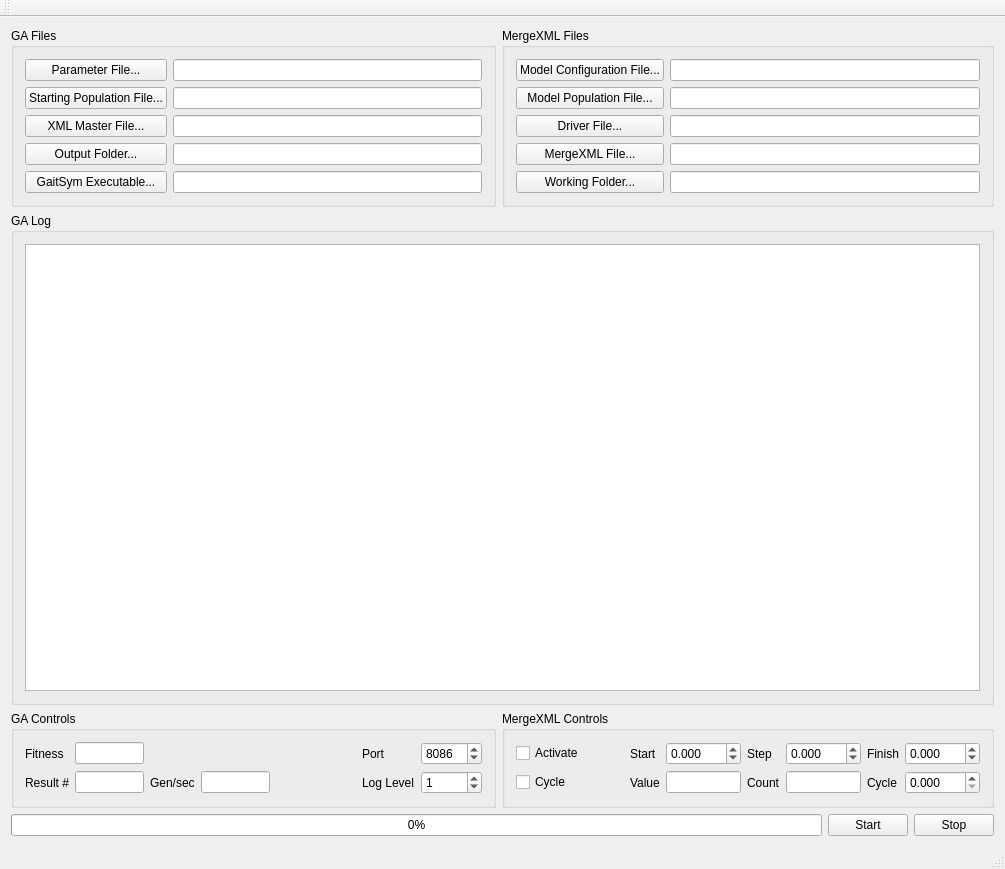
<?xml version="1.0" encoding="UTF-8"?>
<ui version="4.0">
 <class>AsynchronousGAQtWidget</class>
 <widget class="QMainWindow" name="AsynchronousGAQtWidget">
  <property name="geometry">
   <rect>
    <x>0</x>
    <y>0</y>
    <width>1005</width>
    <height>869</height>
   </rect>
  </property>
  <property name="windowTitle">
   <string>AsynchronousGAQt2019</string>
  </property>
  <widget class="QWidget" name="centralWidget">
   <layout class="QGridLayout" name="gridLayout_5">
    <item row="0" column="0">
     <widget class="QGroupBox" name="groupBoxGAFiles">
      <property name="title">
       <string>GA Files</string>
      </property>
      <layout class="QGridLayout" name="gridLayout_2">
       <item row="0" column="0">
        <widget class="QPushButton" name="pushButtonParameterFile">
         <property name="toolTip">
          <string>Required</string>
         </property>
         <property name="text">
          <string>Parameter File...</string>
         </property>
        </widget>
       </item>
       <item row="0" column="1">
        <widget class="QLineEdit" name="lineEditParameterFile">
         <property name="toolTip">
          <string>Required</string>
         </property>
        </widget>
       </item>
       <item row="1" column="0">
        <widget class="QPushButton" name="pushButtonStartingPopulationFile">
         <property name="toolTip">
          <string>Optional</string>
         </property>
         <property name="text">
          <string>Starting Population File...</string>
         </property>
        </widget>
       </item>
       <item row="1" column="1">
        <widget class="QLineEdit" name="lineEditStartingPopulationFile">
         <property name="toolTip">
          <string>Optional</string>
         </property>
        </widget>
       </item>
       <item row="2" column="0">
        <widget class="QPushButton" name="pushButtonXMLMasterFile">
         <property name="toolTip">
          <string>Required</string>
         </property>
         <property name="text">
          <string>XML Master File...</string>
         </property>
        </widget>
       </item>
       <item row="2" column="1">
        <widget class="QLineEdit" name="lineEditXMLMasterFile">
         <property name="toolTip">
          <string>Required</string>
         </property>
        </widget>
       </item>
       <item row="3" column="0">
        <widget class="QPushButton" name="pushButtonOutputFolder">
         <property name="toolTip">
          <string>Optional</string>
         </property>
         <property name="text">
          <string>Output Folder...</string>
         </property>
        </widget>
       </item>
       <item row="3" column="1">
        <widget class="QLineEdit" name="lineEditOutputFolder">
         <property name="toolTip">
          <string>Optional</string>
         </property>
        </widget>
       </item>
       <item row="4" column="0">
        <widget class="QPushButton" name="pushButtonGaitSymExecutable">
         <property name="toolTip">
          <string>Optional</string>
         </property>
         <property name="text">
          <string>GaitSym Executable...</string>
         </property>
        </widget>
       </item>
       <item row="4" column="1">
        <widget class="QLineEdit" name="lineEditGaitSymExecutable">
         <property name="toolTip">
          <string>Optional</string>
         </property>
        </widget>
       </item>
      </layout>
     </widget>
    </item>
    <item row="0" column="1">
     <widget class="QGroupBox" name="groupBoxMergeXMLFiles">
      <property name="title">
       <string>MergeXML Files</string>
      </property>
      <layout class="QGridLayout" name="gridLayout_4">
       <item row="0" column="0">
        <widget class="QPushButton" name="pushButtonModelConfigurationFile">
         <property name="text">
          <string>Model Configuration File...</string>
         </property>
        </widget>
       </item>
       <item row="0" column="1">
        <widget class="QLineEdit" name="lineEditModelConfigurationFile"/>
       </item>
       <item row="1" column="0">
        <widget class="QPushButton" name="pushButtonModelPopulationFile">
         <property name="text">
          <string>Model Population File...</string>
         </property>
        </widget>
       </item>
       <item row="1" column="1">
        <widget class="QLineEdit" name="lineEditModelPopulationFile"/>
       </item>
       <item row="2" column="0">
        <widget class="QPushButton" name="pushButtonDriverFile">
         <property name="text">
          <string>Driver File...</string>
         </property>
        </widget>
       </item>
       <item row="2" column="1">
        <widget class="QLineEdit" name="lineEditDriverFile"/>
       </item>
       <item row="3" column="0">
        <widget class="QPushButton" name="pushButtonMergeXMLFile">
         <property name="text">
          <string>MergeXML File...</string>
         </property>
        </widget>
       </item>
       <item row="3" column="1">
        <widget class="QLineEdit" name="lineEditMergeXMLFile"/>
       </item>
       <item row="4" column="0">
        <widget class="QPushButton" name="pushButtonWorkingFolder">
         <property name="text">
          <string>Working Folder...</string>
         </property>
        </widget>
       </item>
       <item row="4" column="1">
        <widget class="QLineEdit" name="lineEditWorkingFolder"/>
       </item>
      </layout>
     </widget>
    </item>
    <item row="1" column="0" colspan="2">
     <widget class="QGroupBox" name="groupBox_2">
      <property name="title">
       <string>GA Log</string>
      </property>
      <layout class="QGridLayout" name="gridLayout">
       <item row="0" column="0">
        <widget class="QPlainTextEdit" name="plainTextEditLog">
         <property name="readOnly">
          <bool>true</bool>
         </property>
        </widget>
       </item>
      </layout>
     </widget>
    </item>
    <item row="2" column="0">
     <widget class="QGroupBox" name="groupBoxGAControls">
      <property name="title">
       <string>GA Controls</string>
      </property>
      <layout class="QGridLayout" name="gridLayout_3">
       <item row="1" column="5">
        <widget class="QLabel" name="label">
         <property name="text">
          <string>Log Level</string>
         </property>
        </widget>
       </item>
       <item row="1" column="1">
        <widget class="QLineEdit" name="lineEditResultNumber">
         <property name="sizePolicy">
          <sizepolicy hsizetype="Expanding" vsizetype="Fixed">
           <horstretch>0</horstretch>
           <verstretch>0</verstretch>
          </sizepolicy>
         </property>
         <property name="maximumSize">
          <size>
           <width>69</width>
           <height>16777215</height>
          </size>
         </property>
         <property name="baseSize">
          <size>
           <width>0</width>
           <height>0</height>
          </size>
         </property>
         <property name="readOnly">
          <bool>true</bool>
         </property>
        </widget>
       </item>
       <item row="1" column="6">
        <widget class="QSpinBox" name="spinBoxLogLevel">
         <property name="toolTip">
          <string>0 off, 1 minimal, 2 detailed</string>
         </property>
         <property name="prefix">
          <string/>
         </property>
         <property name="minimum">
          <number>0</number>
         </property>
         <property name="maximum">
          <number>3</number>
         </property>
         <property name="value">
          <number>1</number>
         </property>
        </widget>
       </item>
       <item row="1" column="3">
        <widget class="QLineEdit" name="lineEditGenerationsPerSecond">
         <property name="maximumSize">
          <size>
           <width>69</width>
           <height>16777215</height>
          </size>
         </property>
         <property name="readOnly">
          <bool>true</bool>
         </property>
        </widget>
       </item>
       <item row="0" column="1">
        <widget class="QLineEdit" name="lineEditBestScore">
         <property name="maximumSize">
          <size>
           <width>69</width>
           <height>16777215</height>
          </size>
         </property>
         <property name="readOnly">
          <bool>true</bool>
         </property>
        </widget>
       </item>
       <item row="1" column="2">
        <widget class="QLabel" name="label_10">
         <property name="text">
          <string>Gen/sec</string>
         </property>
        </widget>
       </item>
       <item row="0" column="0">
        <widget class="QLabel" name="label_8">
         <property name="text">
          <string>Fitness</string>
         </property>
        </widget>
       </item>
       <item row="1" column="0">
        <widget class="QLabel" name="label_6">
         <property name="text">
          <string>Result #</string>
         </property>
        </widget>
       </item>
       <item row="1" column="4">
        <spacer name="horizontalSpacer">
         <property name="orientation">
          <enum>Qt::Horizontal</enum>
         </property>
         <property name="sizeHint" stdset="0">
          <size>
           <width>40</width>
           <height>20</height>
          </size>
         </property>
        </spacer>
       </item>
       <item row="0" column="4">
        <spacer name="horizontalSpacer_2">
         <property name="orientation">
          <enum>Qt::Horizontal</enum>
         </property>
         <property name="sizeHint" stdset="0">
          <size>
           <width>40</width>
           <height>20</height>
          </size>
         </property>
        </spacer>
       </item>
       <item row="0" column="6">
        <widget class="QSpinBox" name="spinBoxPort">
         <property name="maximum">
          <number>65553</number>
         </property>
         <property name="value">
          <number>8086</number>
         </property>
        </widget>
       </item>
       <item row="0" column="5">
        <widget class="QLabel" name="label_11">
         <property name="text">
          <string>Port</string>
         </property>
         <property name="alignment">
          <set>Qt::AlignLeading|Qt::AlignLeft|Qt::AlignVCenter</set>
         </property>
        </widget>
       </item>
      </layout>
     </widget>
    </item>
    <item row="2" column="1">
     <widget class="QGroupBox" name="groupBoxMergeXMLControls">
      <property name="title">
       <string>MergeXML Controls</string>
      </property>
      <layout class="QGridLayout" name="gridLayout_7">
       <item row="0" column="5">
        <widget class="QDoubleSpinBox" name="doubleSpinBoxStepValue">
         <property name="decimals">
          <number>3</number>
         </property>
         <property name="minimum">
          <double>-999.990000000000009</double>
         </property>
         <property name="maximum">
          <double>999.990000000000009</double>
         </property>
        </widget>
       </item>
       <item row="1" column="3">
        <widget class="QLineEdit" name="lineEditCurrentLoopValue">
         <property name="sizePolicy">
          <sizepolicy hsizetype="Ignored" vsizetype="Fixed">
           <horstretch>0</horstretch>
           <verstretch>0</verstretch>
          </sizepolicy>
         </property>
         <property name="readOnly">
          <bool>true</bool>
         </property>
        </widget>
       </item>
       <item row="1" column="7">
        <widget class="QDoubleSpinBox" name="doubleSpinBoxOutputCycle">
         <property name="decimals">
          <number>3</number>
         </property>
         <property name="maximum">
          <double>999.990000000000009</double>
         </property>
        </widget>
       </item>
       <item row="0" column="2">
        <widget class="QLabel" name="label_3">
         <property name="text">
          <string>Start</string>
         </property>
        </widget>
       </item>
       <item row="1" column="2">
        <widget class="QLabel" name="label_7">
         <property name="text">
          <string>Value</string>
         </property>
        </widget>
       </item>
       <item row="0" column="3">
        <widget class="QDoubleSpinBox" name="doubleSpinBoxStartValue">
         <property name="decimals">
          <number>3</number>
         </property>
         <property name="minimum">
          <double>-999.990000000000009</double>
         </property>
         <property name="maximum">
          <double>999.990000000000009</double>
         </property>
        </widget>
       </item>
       <item row="0" column="4">
        <widget class="QLabel" name="label_5">
         <property name="text">
          <string>Step</string>
         </property>
        </widget>
       </item>
       <item row="0" column="7">
        <widget class="QDoubleSpinBox" name="doubleSpinBoxEndValue">
         <property name="decimals">
          <number>3</number>
         </property>
         <property name="minimum">
          <double>-999.990000000000009</double>
         </property>
         <property name="maximum">
          <double>999.990000000000009</double>
         </property>
        </widget>
       </item>
       <item row="1" column="4">
        <widget class="QLabel" name="label_9">
         <property name="text">
          <string>Count</string>
         </property>
        </widget>
       </item>
       <item row="1" column="5">
        <widget class="QLineEdit" name="lineEditCurrentLoopCount">
         <property name="sizePolicy">
          <sizepolicy hsizetype="Ignored" vsizetype="Fixed">
           <horstretch>0</horstretch>
           <verstretch>0</verstretch>
          </sizepolicy>
         </property>
         <property name="readOnly">
          <bool>true</bool>
         </property>
        </widget>
       </item>
       <item row="0" column="6">
        <widget class="QLabel" name="label_2">
         <property name="text">
          <string>Finish</string>
         </property>
        </widget>
       </item>
       <item row="0" column="1">
        <spacer name="horizontalSpacer_4">
         <property name="orientation">
          <enum>Qt::Horizontal</enum>
         </property>
         <property name="sizeHint" stdset="0">
          <size>
           <width>40</width>
           <height>20</height>
          </size>
         </property>
        </spacer>
       </item>
       <item row="1" column="6">
        <widget class="QLabel" name="labelCycleTime">
         <property name="text">
          <string>Cycle</string>
         </property>
        </widget>
       </item>
       <item row="0" column="0">
        <widget class="QCheckBox" name="checkBoxMergeXMLActivate">
         <property name="text">
          <string>Activate</string>
         </property>
        </widget>
       </item>
       <item row="1" column="0">
        <widget class="QCheckBox" name="checkBoxCycleTime">
         <property name="text">
          <string>Cycle</string>
         </property>
        </widget>
       </item>
       <item row="1" column="1">
        <spacer name="horizontalSpacer_3">
         <property name="orientation">
          <enum>Qt::Horizontal</enum>
         </property>
         <property name="sizeHint" stdset="0">
          <size>
           <width>40</width>
           <height>20</height>
          </size>
         </property>
        </spacer>
       </item>
      </layout>
     </widget>
    </item>
    <item row="3" column="0" colspan="2">
     <layout class="QHBoxLayout" name="horizontalLayout">
      <item>
       <widget class="QProgressBar" name="progressBar">
        <property name="toolTip">
         <string>Progress</string>
        </property>
        <property name="value">
         <number>0</number>
        </property>
       </widget>
      </item>
      <item>
       <widget class="QPushButton" name="pushButtonStart">
        <property name="text">
         <string>Start</string>
        </property>
       </widget>
      </item>
      <item>
       <widget class="QPushButton" name="pushButtonStop">
        <property name="text">
         <string>Stop</string>
        </property>
       </widget>
      </item>
     </layout>
    </item>
   </layout>
  </widget>
  <widget class="QMenuBar" name="menuBar">
   <property name="geometry">
    <rect>
     <x>0</x>
     <y>0</y>
     <width>1005</width>
     <height>22</height>
    </rect>
   </property>
  </widget>
  <widget class="QToolBar" name="mainToolBar">
   <attribute name="toolBarArea">
    <enum>TopToolBarArea</enum>
   </attribute>
   <attribute name="toolBarBreak">
    <bool>false</bool>
   </attribute>
  </widget>
  <widget class="QStatusBar" name="statusBar"/>
  <action name="actionQuit">
   <property name="text">
    <string>Quit</string>
   </property>
   <property name="toolTip">
    <string>Quit</string>
   </property>
   <property name="shortcut">
    <string>Ctrl+Q</string>
   </property>
  </action>
  <action name="actionCut">
   <property name="text">
    <string>Cut</string>
   </property>
  </action>
  <action name="actionCopy">
   <property name="text">
    <string>Copy</string>
   </property>
  </action>
  <action name="actionPaste">
   <property name="text">
    <string>Paste</string>
   </property>
  </action>
 </widget>
 <layoutdefault spacing="6" margin="11"/>
 <tabstops>
  <tabstop>pushButtonParameterFile</tabstop>
  <tabstop>lineEditParameterFile</tabstop>
  <tabstop>pushButtonStartingPopulationFile</tabstop>
  <tabstop>lineEditStartingPopulationFile</tabstop>
  <tabstop>pushButtonXMLMasterFile</tabstop>
  <tabstop>lineEditXMLMasterFile</tabstop>
  <tabstop>pushButtonOutputFolder</tabstop>
  <tabstop>lineEditOutputFolder</tabstop>
  <tabstop>plainTextEditLog</tabstop>
  <tabstop>spinBoxLogLevel</tabstop>
  <tabstop>pushButtonModelConfigurationFile</tabstop>
  <tabstop>lineEditModelConfigurationFile</tabstop>
  <tabstop>pushButtonModelPopulationFile</tabstop>
  <tabstop>lineEditModelPopulationFile</tabstop>
  <tabstop>pushButtonDriverFile</tabstop>
  <tabstop>lineEditDriverFile</tabstop>
  <tabstop>pushButtonWorkingFolder</tabstop>
  <tabstop>lineEditWorkingFolder</tabstop>
  <tabstop>checkBoxMergeXMLActivate</tabstop>
  <tabstop>pushButtonStart</tabstop>
  <tabstop>pushButtonStop</tabstop>
 </tabstops>
 <resources>
  <include location="Resources.qrc"/>
 </resources>
 <connections/>
</ui>
